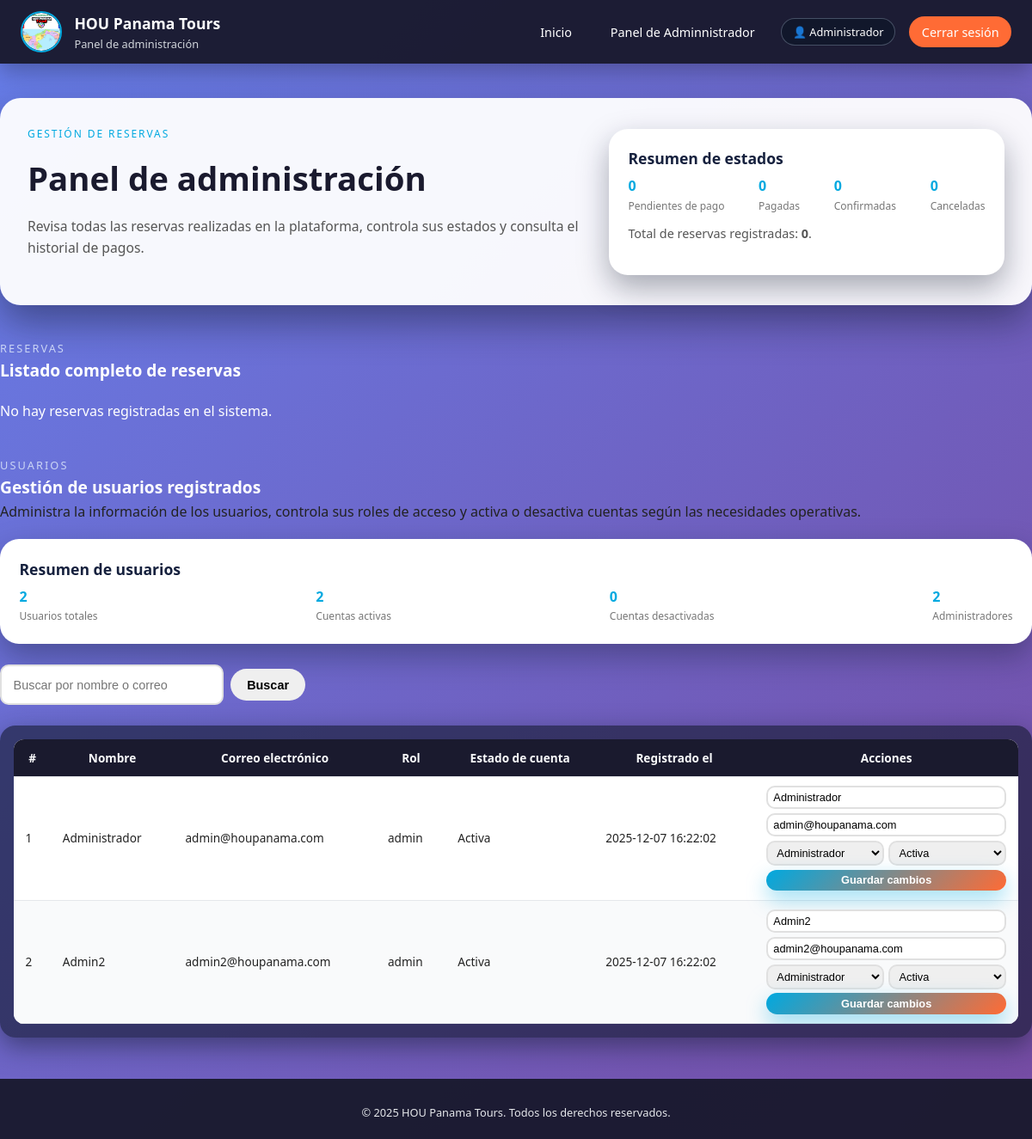
The page /admin.php (signed in) on the database its author committed.
### tables this page shows
CREATE TABLE usuarios (
  id INT AUTO_INCREMENT PRIMARY KEY,
  nombre VARCHAR(100) NOT NULL,
  email VARCHAR(120) NOT NULL UNIQUE,
  password_hash VARCHAR(255) NOT NULL,
  rol ENUM('usuario','admin') NOT NULL DEFAULT 'usuario',
  activo TINYINT(1) NOT NULL DEFAULT 1,
  creado_en DATETIME NOT NULL DEFAULT CURRENT_TIMESTAMP
);

### admin.php (the view, shortened to what this page needs)
<?php
require_once 'config.php';
$stmt = $pdo->prepare("SELECT id, nombre, email, rol FROM usuarios WHERE id = ?");
$stmt->execute([$_SESSION['user_id']]);
$usuario = $stmt->fetch(PDO::FETCH_ASSOC);
$stmt = $pdo->prepare("
    SELECT
        r.*,
        u.nombre  AS usuario_nombre,
        u.email   AS usuario_email,
        d.nombre  AS destino_nombre,
        d.provincia AS destino_provincia
    FROM reservas r
    INNER JOIN usuarios u ON r.id_usuario = u.id
    INNER JOIN destinos d ON r.id_destino = d.id
    ORDER BY r.creado_en DESC
");
$stmt->execute();
$reservas = $stmt->fetchAll(PDO::FETCH_ASSOC);
$resumen_estados = [
    'Pendiente de Pago' => 0,
    'Pagado'            => 0,
    'Confirmado'        => 0,
    'Cancelado'         => 0,
];
$buscar_usuario = trim($_GET['buscar_usuario'] ?? '');
$sql_usuarios = "SELECT id, nombre, email, rol, activo, creado_en FROM usuarios";
$params_usuarios = [];
$sql_usuarios .= " ORDER BY creado_en DESC";
$stmt_usuarios = $pdo->prepare($sql_usuarios);
$stmt_usuarios->execute($params_usuarios);
$usuarios = $stmt_usuarios->fetchAll(PDO::FETCH_ASSOC);
$resumen_usuarios = [
    'total'     => count($usuarios),
    'activos'   => 0,
    'inactivos' => 0,
    'admins'    => 0,
];
foreach ($usuarios as $u) {
    if ((int)$u['activo'] === 1) {
        $resumen_usuarios['activos']++;
    } else {
        $resumen_usuarios['inactivos']++;
    }
    if ($u['rol'] === 'admin') {
        $resumen_usuarios['admins']++;
    }
}
?>
<!DOCTYPE html>
<html lang="es">
<head>
    <link rel="stylesheet" href="css/style.css">
</head>
<body>
<header class="header">
    <div class="header-inner">
        <div class="brand" onclick="window.location.href='index.php'" style="cursor:pointer;">
            <div class="brand-logo">
                <img src="Imagenes/empresas_hou.jpg"
                alt="HOU Panama Tours"
                style="width:100%;height:100%;object-fit:cover;border-radius:50%;">
            </div>
            <div>
                <div class="brand-title">HOU Panama Tours</div>
                <div class="brand-subtitle">Panel de administración</div>
            </div>
        </div>
        <nav class="nav">
            <a href="index.php">Inicio</a>
            <a href="admin.php">Panel de Adminnistrador</a>
            <span class="user-pill"> 👤 <?php echo htmlspecialchars($usuario['nombre']); ?></span>
            <a href="index.php?logout=1" class="nav-cta">Cerrar sesión</a>
        </nav>
    </div>
</header>
<section class="hero">
    <div class="hero-grid">
        <div>
            <p class="hero-kicker">Gestión de reservas</p>
            <h1 class="hero-title">Panel de administración</h1>
            <p class="hero-subtitle">
                Revisa todas las reservas realizadas en la plataforma, controla sus estados
                y consulta el historial de pagos.
            </p>
        </div>
        <div>
            <div class="card">
                <div class="card-content">
                    <h3 class="card-title">Resumen de estados</h3>
                    <div class="card-stats">
                        <div>
                            <div class="stat-value"><?php echo (int)$resumen_estados['Pendiente de Pago']; ?></div>
                            <div class="stat-label">Pendientes de pago</div>
                        </div>
                        <div>
                            <div class="stat-value"><?php echo (int)$resumen_estados['Pagado']; ?></div>
                            <div class="stat-label">Pagadas</div>
                        </div>
                        <div>
                            <div class="stat-value"><?php echo (int)$resumen_estados['Confirmado']; ?></div>
                            <div class="stat-label">Confirmadas</div>
                        </div>
                        <div>
                            <div class="stat-value"><?php echo (int)$resumen_estados['Cancelado']; ?></div>
                            <div class="stat-label">Canceladas</div>
                        </div>
                    </div>
                    <p class="card-description" style="margin-top:0.7rem;">
                        Total de reservas registradas: <strong><?php echo count($reservas); ?></strong>.
                    </p>
                </div>
            </div>
        </div>
    </div>
</section>
<section class="section">
    <div class="section-header">
        <p class="section-kicker">Reservas</p>
        <h2 class="section-title">Listado completo de reservas</h2>
    </div>
    <?php if (empty($reservas)): ?>
        <p style="color:#fff;margin-top:0.5rem;">
            No hay reservas registradas en el sistema.
        </p>
    <?php endif; ?>
</section>
<section class="section">
    <div class="section-header">
        <p class="section-kicker">Usuarios</p>
        <h2 class="section-title">Gestión de usuarios registrados</h2>
        <p class="section-description">
            Administra la información de los usuarios, controla sus roles de acceso
            y activa o desactiva cuentas según las necesidades operativas.
        </p>
    </div>
    <div class="card" style="margin-bottom:1.5rem;">
        <div class="card-content">
            <h3 class="card-title">Resumen de usuarios</h3>
            <div class="card-stats">
                <div>
                    <div class="stat-value"><?php echo (int)$resumen_usuarios['total']; ?></div>
                    <div class="stat-label">Usuarios totales</div>
                </div>
                <div>
                    <div class="stat-value"><?php echo (int)$resumen_usuarios['activos']; ?></div>
                    <div class="stat-label">Cuentas activas</div>
                </div>
                <div>
                    <div class="stat-value"><?php echo (int)$resumen_usuarios['inactivos']; ?></div>
                    <div class="stat-label">Cuentas desactivadas</div>
                </div>
                <div>
                    <div class="stat-value"><?php echo (int)$resumen_usuarios['admins']; ?></div>
                    <div class="stat-label">Administradores</div>
                </div>
            </div>
        </div>
    </div>
    <form method="get" style="margin-bottom:1rem;display:flex;gap:0.5rem;align-items:center;flex-wrap:wrap;">
        <input
            type="text"
            name="buscar_usuario"
            value="<?php echo htmlspecialchars($buscar_usuario); ?>"
            placeholder="Buscar por nombre o correo"
            class="form-input"
            style="max-width:260px;"
        >
        <button type="submit" class="btn btn-secondary">Buscar</button>
    </form>
    <?php if (empty($usuarios)): ?>
        <p style="color:#fff;margin-top:0.5rem;">
            No hay usuarios registrados que coincidan con el criterio de búsqueda.
        </p>
    <?php else: ?>
        <div class="table-wrapper">
            <table class="table">
                <thead>
                    <tr>
                        <th>#</th>
                        <th>Nombre</th>
                        <th>Correo electrónico</th>
                        <th>Rol</th>
                        <th>Estado de cuenta</th>
                        <th>Registrado el</th>
                        <th>Acciones</th>
                    </tr>
                </thead>
                <tbody>
                <?php foreach ($usuarios as $u): ?>
                    <tr>
                        <td><?php echo (int)$u['id']; ?></td>
                        <td><?php echo htmlspecialchars($u['nombre']); ?></td>
                        <td><?php echo htmlspecialchars($u['email']); ?></td>
                        <td><?php echo htmlspecialchars($u['rol']); ?></td>
                        <td><?php echo (int)$u['activo'] === 1 ? 'Activa' : 'Desactivada'; ?></td>
                        <td><?php echo htmlspecialchars($u['creado_en']); ?></td>
                        <td>
                            <form method="post" style="display:flex;flex-direction:column;gap:0.3rem;min-width:220px;">
                                <input
                                    type="text"
                                    name="nombre"
                                    value="<?php echo htmlspecialchars($u['nombre']); ?>"
                                    class="form-input"
                                    style="padding:0.25rem 0.4rem;font-size:0.8rem;"
                                    placeholder="Nombre completo"
                                >
                                <input
                                    type="email"
                                    name="email"
                                    value="<?php echo htmlspecialchars($u['email']); ?>"
                                    class="form-input"
                                    style="padding:0.25rem 0.4rem;font-size:0.8rem;"
                                    placeholder="Correo electrónico"
                                >
                                <div style="display:flex;gap:0.3rem;">
                                    <select name="rol" class="form-input" style="padding:0.25rem 0.4rem;font-size:0.8rem;">
                                        <option value="admin" <?php echo $u['rol']==='admin'?'selected':''; ?>>Administrador</option>
                                    </select>
                                    <select name="activo" class="form-input" style="padding:0.25rem 0.4rem;font-size:0.8rem;">
                                        <option value="1" <?php echo (int)$u['activo']===1?'selected':''; ?>>Activa</option>
                                    </select>
                                </div>
                                <button type="submit" class="btn btn-primary" style="padding:0.3rem 0.6rem;font-size:0.8rem;">
                                    Guardar cambios
                                </button>
                            </form>
                        </td>
                    </tr>
                <?php endforeach; ?>
                </tbody>
            </table>
        </div>
    <?php endif; ?>
</section>
<footer class="footer">
    <p>© <?php echo date('Y'); ?> HOU Panama Tours. Todos los derechos reservados.</p>
</footer>
</body>
</html>

### style.css (style rules this page uses)
* { box-sizing: border-box; margin: 0; padding: 0; }
:root { --primary: #00A9E0; --secondary: #FF6B35; --dark: #1a1a2e; --light: #f8f9fa; --accent: #16213e; }
body { font-family: 'Segoe UI', Tahoma, Geneva, Verdana, sans-serif; background: linear-gradient(135deg, #667eea 0%, #764ba2 100%); color: #222; line-height: 1.6; }
a { color: inherit; text-decoration: none; }
img { max-width: 100%; display: block; }
.header { background: rgba(26, 26, 46, 0.96); color: #fff; position: sticky; top: 0; z-index: 50; box-shadow: 0 10px 25px rgba(0, 0, 0, 0.25); }
.header-inner { max-width: 1200px; margin: 0 auto; padding: 0.8rem 1.5rem; display: flex; align-items: center; justify-content: space-between; gap: 1rem; }
.brand { display: flex; align-items: center; gap: 0.9rem; }
.brand-logo { width: 48px; height: 48px; border-radius: 50%; overflow: hidden; border: 2px solid var(--primary); }
.brand-title { font-weight: 700; font-size: 1.1rem; }
.brand-subtitle { font-size: 0.8rem; color: #d1d5db; }
.nav { display: flex; align-items: center; gap: 1rem; }
.nav a { font-size: 0.9rem; padding: 0.4rem 0.9rem; border-radius: 999px; position: relative; }
.nav a::after { content: ""; position: absolute; bottom: -5px; left: 0; width: 0; height: 2px; background: var(--primary); transition: width 0.25s; }
.nav-cta { background: var(--secondary); color: #fff; border-radius: 25px; }
.user-pill { font-size: 0.8rem; padding: 0.3rem 0.8rem; border-radius: 999px; background: rgba(15, 23, 42, 0.8); border: 1px solid rgba(148, 163, 184, 0.4); display: inline-flex; align-items: center; gap: 0.4rem; }
.hero { max-width: 1200px; margin: 2.5rem auto; padding: 2rem; background: rgba(255, 255, 255, 0.95); border-radius: 24px; box-shadow: 0 20px 45px rgba(15, 23, 42, 0.45); }
.hero-grid { display: grid; grid-template-columns: minmax(0, 1.4fr) minmax(0, 1fr); gap: 2rem; align-items: center; }
.hero-kicker { text-transform: uppercase; letter-spacing: 0.16em; font-size: 0.75rem; color: var(--primary); margin-bottom: 0.75rem; }
.hero-title { font-size: clamp(2.1rem, 3.2vw, 2.6rem); font-weight: 700; color: var(--dark); margin-bottom: 0.75rem; }
.hero-subtitle { font-size: 0.98rem; color: #555; margin-bottom: 1.4rem; }
.btn { display: inline-flex; align-items: center; justify-content: center; padding: 0.65rem 1.2rem; border-radius: 999px; border: none; cursor: pointer; font-size: 0.9rem; font-weight: 600; transition: transform 0.2s, box-shadow 0.2s, opacity 0.2s; }
.btn-primary { background: linear-gradient(135deg, var(--primary), var(--secondary)); color: white; box-shadow: 0 10px 25px rgba(0, 169, 224, 0.4); }
.section { margin: 2.5rem auto; max-width: 1200px; }
.section-header { margin-bottom: 1.2rem; }
.section-title { font-size: 1.2rem; font-weight: 700; color: #fff; }
.section-kicker { font-size: 0.8rem; text-transform: uppercase; letter-spacing: 0.16em; color: #cbd5f5; }
.card { background: white; border-radius: 22px; overflow: hidden; box-shadow: 0 15px 35px rgba(15, 23, 42, 0.35); display: flex; flex-direction: column; }
.card-content { padding: 1.3rem 1.4rem 1.4rem; }
.card-title { font-size: 1.1rem; font-weight: 700; margin-bottom: 0.35rem; color: var(--accent); }
.card-description { font-size: 0.9rem; color: #555; margin-bottom: 0.9rem; }
.card-stats { display: flex; justify-content: space-between; gap: 0.75rem; font-size: 0.8rem; }
.stat-value { font-size: 1rem; font-weight: bold; color: var(--primary); }
.stat-label { font-size: 0.75rem; color: #777; }
.form-input, .form-select, textarea { width: 100%; padding: 0.85rem; border-radius: 10px; border: 2px solid #e0e0e0; font-size: 0.9rem; }
.table-wrapper { background: rgba(15, 23, 42, 0.6); border-radius: 18px; padding: 1rem; box-shadow: 0 10px 30px rgba(15, 23, 42, 0.5); margin-top: 1.5rem; }
.table { width: 100%; border-collapse: collapse; font-size: 0.85rem; background: white; border-radius: 12px; overflow: hidden; }
.table thead { background: var(--dark); color: #f9fafb; }
.table th, .table td { padding: 0.65rem 0.85rem; border-bottom: 1px solid #e5e7eb; }
.table tr:nth-child(even) td { background: #f9fafb; }
.table tr:nth-child(odd) td { background: #fff; }
.footer { margin-top: 3rem; padding: 1.8rem 1rem 1.3rem; font-size: 0.8rem; color: #e5e7eb; text-align: center; background: rgba(26, 26, 46, 0.96); }

### rows shown on the page
usuarios: nombre "Administrador", id "1", email "admin@houpanama.com", rol "admin", shows "Activa", creado_en "2025-12-07 16:22:02", rol "Administrador", activo "Activa"
usuarios: id "2", nombre "Admin2", email "admin2@houpanama.com", rol "admin", shows "Activa", creado_en "2025-12-07 16:22:02", rol "Administrador", activo "Activa"

### other values the page prints
$resumen_estados['Pendiente de Pago'] "0"
$resumen_estados['Pagado'] "0"
$resumen_estados['Confirmado'] "0"
$resumen_estados['Cancelado'] "0"
count($reservas) "0"
$resumen_usuarios['inactivos'] "0"
